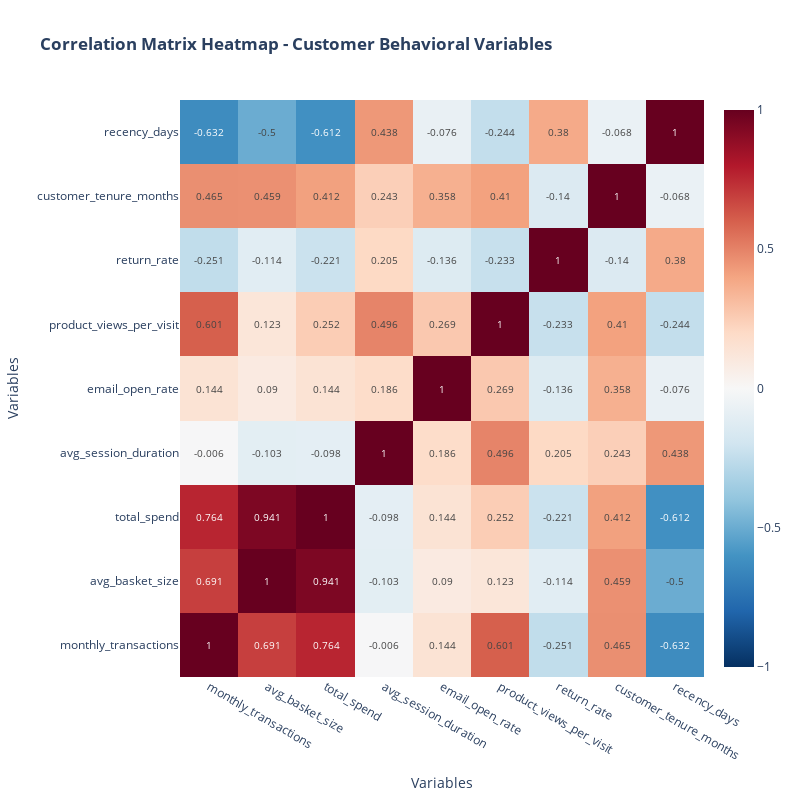

Notebook code for this chart:
### Code cell
#correlation matrix (excluding customer_id)
corr_matrix = df[behavioral_vars].corr()

fig = go.Figure(data=go.Heatmap(
    z=corr_matrix.values,
    x=corr_matrix.columns,
    y=corr_matrix.columns,
    colorscale='RdBu_r',
    zmin=-1,
    zmax=1,
    hoverongaps=False,
    text=corr_matrix.round(3),
    texttemplate="%{text}",
    textfont={"size": 10}
))

fig.update_layout(
    title="<b>Correlation Matrix Heatmap - Customer Behavioral Variables</b>",
    width=800,
    height=800,
    xaxis_title="Variables",
    yaxis_title="Variables",
    template="plotly_white"
)
fig.show()

### Figure 1 — Plotly figure (JSON) as saved in the notebook; plotly's stock layout.template omitted (floating-point values rounded to 4 significant figures)
{"data": [{"colorscale": [[0, "rgb(5,48,97)"], [0.1, "rgb(33,102,172)"], [0.2, "rgb(67,147,195)"], [0.3, "rgb(146,197,222)"], [0.4, "rgb(209,229,240)"], [0.5, "rgb(247,247,247)"], [0.6, "rgb(253,219,199)"], [0.7, "rgb(244,165,130)"], [0.8, "rgb(214,96,77)"], [0.9, "rgb(178,24,43)"], [1, "rgb(103,0,31)"]], "hoverongaps": false, "text": [[1.0, 0.691, 0.764, -0.006, 0.144, 0.601, -0.251, 0.465, -0.632], [0.691, 1.0, 0.941, -0.103, 0.09, 0.123, -0.114, 0.459, -0.5], [0.764, 0.941, 1.0, -0.098, 0.144, 0.252, -0.221, 0.412, -0.612], [-0.006, -0.103, -0.098, 1.0, 0.186, 0.496, 0.205, 0.243, 0.438], [0.144, 0.09, 0.144, 0.186, 1.0, 0.269, -0.136, 0.358, -0.076], [0.601, 0.123, 0.252, 0.496, 0.269, 1.0, -0.233, 0.41, -0.244], [-0.251, -0.114, -0.221, 0.205, -0.136, -0.233, 1.0, -0.14, 0.38], [0.465, 0.459, 0.412, 0.243, 0.358, 0.41, -0.14, 1.0, -0.068], [-0.632, -0.5, -0.612, 0.438, -0.076, -0.244, 0.38, -0.068, 1.0]], "textfont": {"size": 10}, "texttemplate": "%{text}", "type": "heatmap", "x": ["monthly_transactions", "avg_basket_size", "total_spend", "avg_session_duration", "email_open_rate", "product_views_per_visit", "return_rate", "customer_tenure_months", "recency_days"], "y": ["monthly_transactions", "avg_basket_size", "total_spend", "avg_session_duration", "email_open_rate", "product_views_per_visit", "return_rate", "customer_tenure_months", "recency_days"], "z": [[1.0, 0.6911, 0.7645, -0.006365, 0.1439, 0.6008, -0.2514, 0.4651, -0.6316], [0.6911, 1.0, 0.941, -0.1033, 0.09034, 0.1231, -0.1136, 0.4595, -0.4996], [0.7645, 0.941, 1.0, -0.09761, 0.1438, 0.2515, -0.2206, 0.4116, -0.6117], [-0.006365, -0.1033, -0.09761, 1.0, 0.186, 0.4959, 0.2051, 0.2433, 0.4378], [0.1439, 0.09034, 0.1438, 0.186, 1.0, 0.2686, -0.1356, 0.3581, -0.07628], [0.6008, 0.1231, 0.2515, 0.4959, 0.2686, 1.0, -0.2329, 0.4097, -0.2442], [-0.2514, -0.1136, -0.2206, 0.2051, -0.1356, -0.2329, 1.0, -0.1401, 0.3802], [0.4651, 0.4595, 0.4116, 0.2433, 0.3581, 0.4097, -0.1401, 1.0, -0.06842], [-0.6316, -0.4996, -0.6117, 0.4378, -0.07628, -0.2442, 0.3802, -0.06842, 1.0]], "zmax": 1, "zmin": -1}], "layout": {"height": 800, "title": {"text": "<b>Correlation Matrix Heatmap - Customer Behavioral Variables</b>"}, "width": 800, "xaxis": {"title": {"text": "Variables"}}, "yaxis": {"title": {"text": "Variables"}}}}
